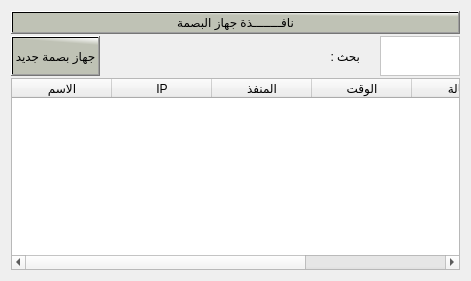
             <widget class="QWidget" name="tab_2">
              <attribute name="title">
               <string>جهاز البصمة</string>
              </attribute>
              <layout class="QVBoxLayout" name="verticalLayout_38">
               <item>
                <layout class="QVBoxLayout" name="verticalLayout_113" stretch="3,3,96">
                 <property name="spacing">
                  <number>2</number>
                 </property>
                 <item>
                  <widget class="QPushButton" name="pushButton_220">
                   <property name="styleSheet">
                    <string notr="true">background-color: qlineargradient(spread:pad, x1:0.964478, y1:0.193, x2:1, y2:0, stop:0 rgba(191, 194, 181, 255), stop:1 rgba(255, 255, 255, 255));
color:rgb(0, 0, 0);
  font: 75 15pt &quot;Motken K Sina&quot;;
color:rgb(0, 0, 0)
</string>
                   </property>
                   <property name="text">
                    <string>نافــــــــذة جهاز البصمة</string>
                   </property>
                  </widget>
                 </item>
                 <item>
                  <layout class="QHBoxLayout" name="horizontalLayout_181" stretch="20,40,20,20">
                   <property name="spacing">
                    <number>20</number>
                   </property>
                   <item>
                    <widget class="QPushButton" name="btnNewDevice">
                     <property name="maximumSize">
                      <size>
                       <width>180</width>
                       <height>40</height>
                      </size>
                     </property>
                     <property name="layoutDirection">
                      <enum>Qt::LeftToRight</enum>
                     </property>
                     <property name="styleSheet">
                      <string notr="true">background-color: qlineargradient(spread:pad, x1:0.964478, y1:0.193, x2:1, y2:0, stop:0 rgba(191, 194, 181, 255), stop:1 rgba(255, 255, 255, 255));
color:rgb(0, 0, 0);


  font: 75 12pt &quot;Motken K Sina&quot;;</string>
                     </property>
                     <property name="text">
                      <string>جهاز بصمة جديد</string>
                     </property>
                     <property name="icon">
                      <iconset>
                       <normaloff>نظام المدرسة/اضافة.svg</normaloff>نظام المدرسة/اضافة.svg</iconset>
                     </property>
                     <property name="iconSize">
                      <size>
                       <width>30</width>
                       <height>30</height>
                      </size>
                     </property>
                    </widget>
                   </item>
                   <item>
                    <spacer name="horizontalSpacer_54">
                     <property name="orientation">
                      <enum>Qt::Horizontal</enum>
                     </property>
                     <property name="sizeHint" stdset="0">
                      <size>
                       <width>40</width>
                       <height>20</height>
                      </size>
                     </property>
                    </spacer>
                   </item>
                   <item>
                    <widget class="QLabel" name="label_148">
                     <property name="maximumSize">
                      <size>
                       <width>120</width>
                       <height>40</height>
                      </size>
                     </property>
                     <property name="styleSheet">
                      <string notr="true">  font: 75 12pt &quot;Motken K Sina&quot;;
color:rgb(0, 0, 0)</string>
                     </property>
                     <property name="text">
                      <string>بحث :</string>
                     </property>
                    </widget>
                   </item>
                   <item>
                    <widget class="QTextEdit" name="textEdit">
                     <property name="maximumSize">
                      <size>
                       <width>250</width>
                       <height>40</height>
                      </size>
                     </property>
                     <property name="styleSheet">
                      <string notr="true">background-color:rgb(255, 255, 255);
  font: 75 12pt &quot;Motken K Sina&quot;;
color:rgb(0, 0, 0)</string>
                     </property>
                    </widget>
                   </item>
                  </layout>
                 </item>
                 <item>
                  <layout class="QHBoxLayout" name="horizontalLayout_182">
                   <item>
                    <widget class="QTableWidget" name="tblDevice">
                     <property name="styleSheet">
                      <string notr="true">QTableWidget {
    background-color: #FFFFFF;
    alternate-background-color:rgb(0, 0, 0);
    font: 9pt &quot;PT Bold Heading&quot;;
    font-weight: bold;
 color:rgb(0, 0, 0)
}

 background-color: qlineargradient(spread:pad, x1:0.964478, y1:0.193, x2:1, y2:0, stop:0 rgba(191, 194, 181, 255), stop:1 rgba(255, 255, 255, 255));
color:rgb(0, 0, 0);</string>
                     </property>
                     <column>
                      <property name="text">
                       <string>الاسم</string>
                      </property>
                      <property name="foreground">
                       <brush brushstyle="NoBrush">
                        <color alpha="255">
                         <red>85</red>
                         <green>170</green>
                         <blue>127</blue>
                        </color>
                       </brush>
                      </property>
                     </column>
                     <column>
                      <property name="text">
                       <string>IP</string>
                      </property>
                     </column>
                     <column>
                      <property name="text">
                       <string>المنفذ</string>
                      </property>
                     </column>
                     <column>
                      <property name="text">
                       <string>الوقت</string>
                      </property>
                     </column>
                     <column>
                      <property name="text">
                       <string>الحالة</string>
                      </property>
                     </column>
                     <column>
                      <property name="text">
                       <string>العمليات</string>
                      </property>
                     </column>
                    </widget>
                   </item>
                  </layout>
                 </item>
                </layout>
               </item>
              </layout>
             </widget>
